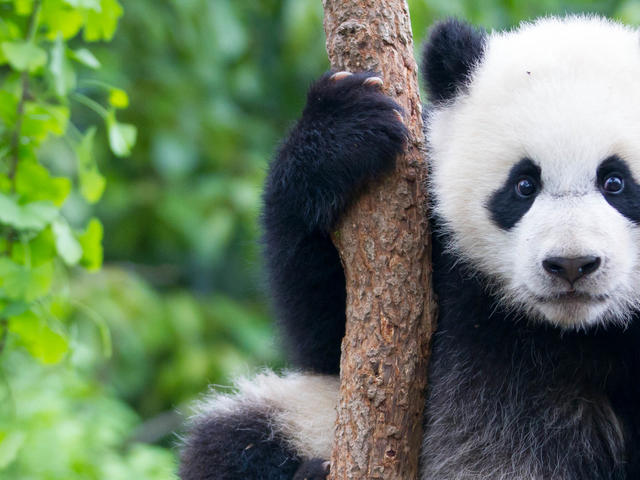
#> input picture Practice/panda.jpg, 640 x 480 px, found by its file name
$ jupyter execute Convulations.ipynb
#> lines starting #> are read from the running program, lines starting #| are printed output that depends on the picture
[cell 1]
import numpy as np
import matplotlib.pyplot as plt
import cv2

[cell 2]
img = cv2.imread('../datasets/panda.jpg')
#> img is the input picture: shape (480, 640, 3); mean B, G, R 96.4, 124.2, 104.9

[cell 3]
img = cv2.resize(img, (100,100))
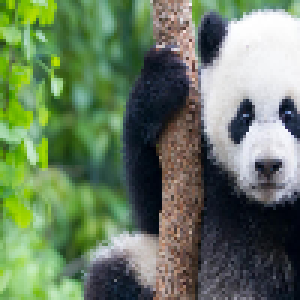
#> img: shape (100, 100, 3) (shown 3 times larger); mean B, G, R 96.3, 124.1, 104.8

[cell 4]
img = cv2.cvtColor(img, cv2.COLOR_BGR2RGB)

[cell 5]
def show(img, label="image"):
    plt.figure()
    plt.imshow(img, cmap='gray')
    plt.title(label+str(img.shape))
    plt.style.use('seaborn')
    plt.show()

[cell 6]
show(img)

[cell 7]
img_gray = np.mean(img, axis=2)
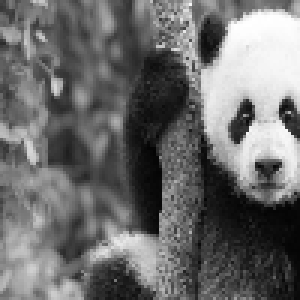
#> img_gray: shape (100, 100) float64 (shown 3 times larger); min 3.67, max 255, mean 108.4

[cell 8]
show(img_gray)

[cell 9]
def apply(img, filterArr):
    F = filterArr.shape[0]
    result = np.ones((img.shape[0]-F+1, img.shape[1]-F+1))
    for i in range(result.shape[0]):
        for j in range(result.shape[1]):
            cut = img[i:i+F, j:j+F]*filterArr
            result[i,j] = abs(np.mean(cut))
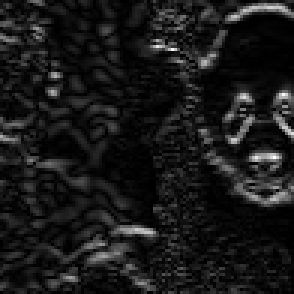
#> result: shape (98, 98) float64 (shown 3 times larger); min 0, max 51.19, mean 5.1; drawn with min black and max white
    return result

[cell 10]
filterArr = np.array([[1,1,1],[0,0,0],[-1,-1,-1]])

[cell 11]
show(apply(img_gray, filterArr))

$ run again, with Practice/profil.jpg copied over Practice/panda.jpg
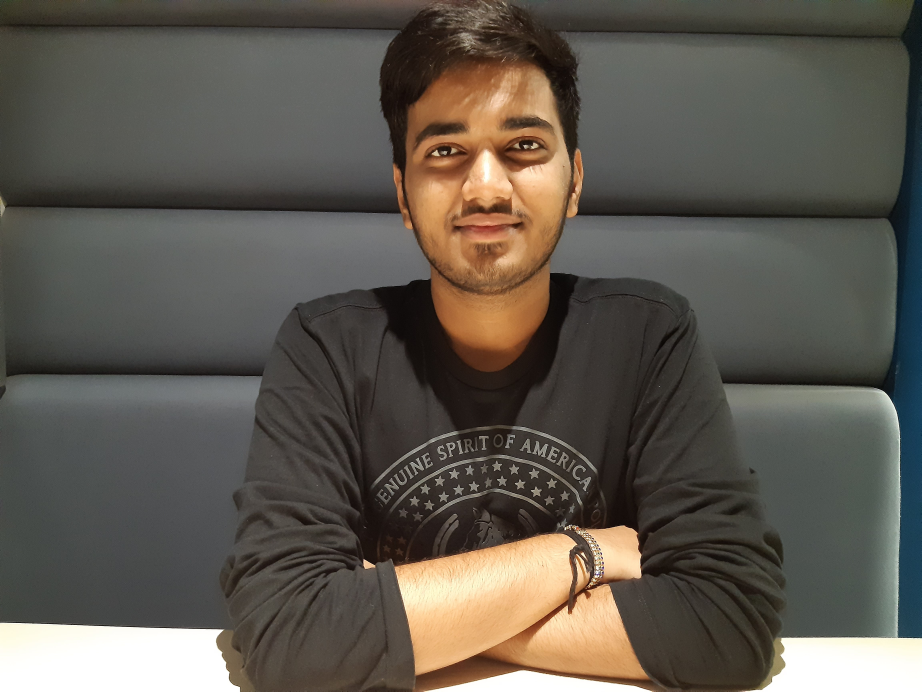
#> input picture Practice/profil.jpg, 4608 x 3456 px, found by its file name (shown at 1/5 size)
#> img is the input picture: shape (3456, 4608, 3); mean B, G, R 79.8, 88.5, 94.2
#> `img_gray = np.mean(img, axis=2)`:
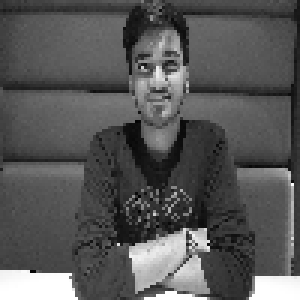
#> img_gray: shape (100, 100) float64 (shown 3 times larger); min 3, max 255, mean 87.4
#> after the loop in apply, `for i in range(result.shape[0]):`:
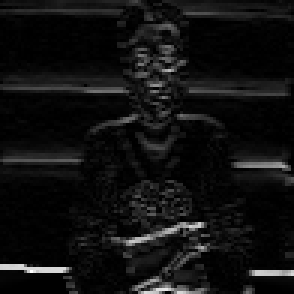
#> result: shape (98, 98) float64 (shown 3 times larger); min 0, max 71.96, mean 4.9; drawn with min black and max white
